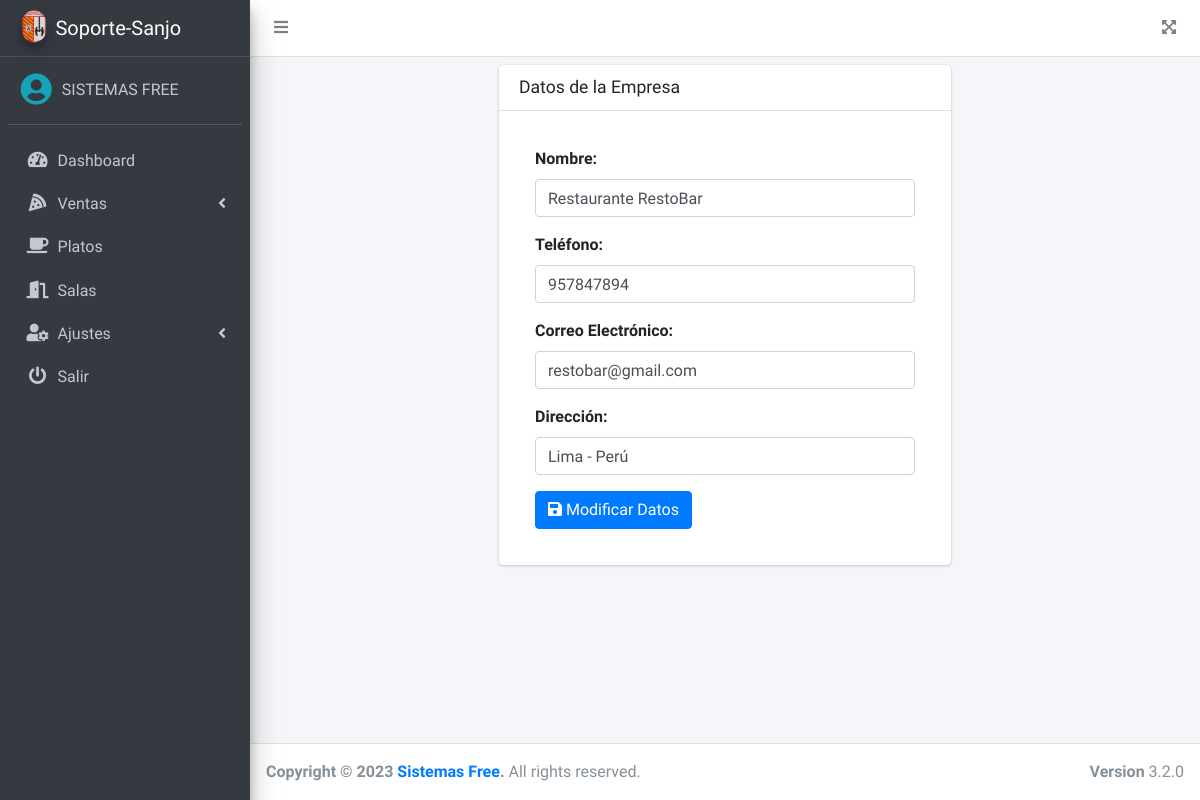
/config.php (signed in), run on an earlier commit of the app's database.
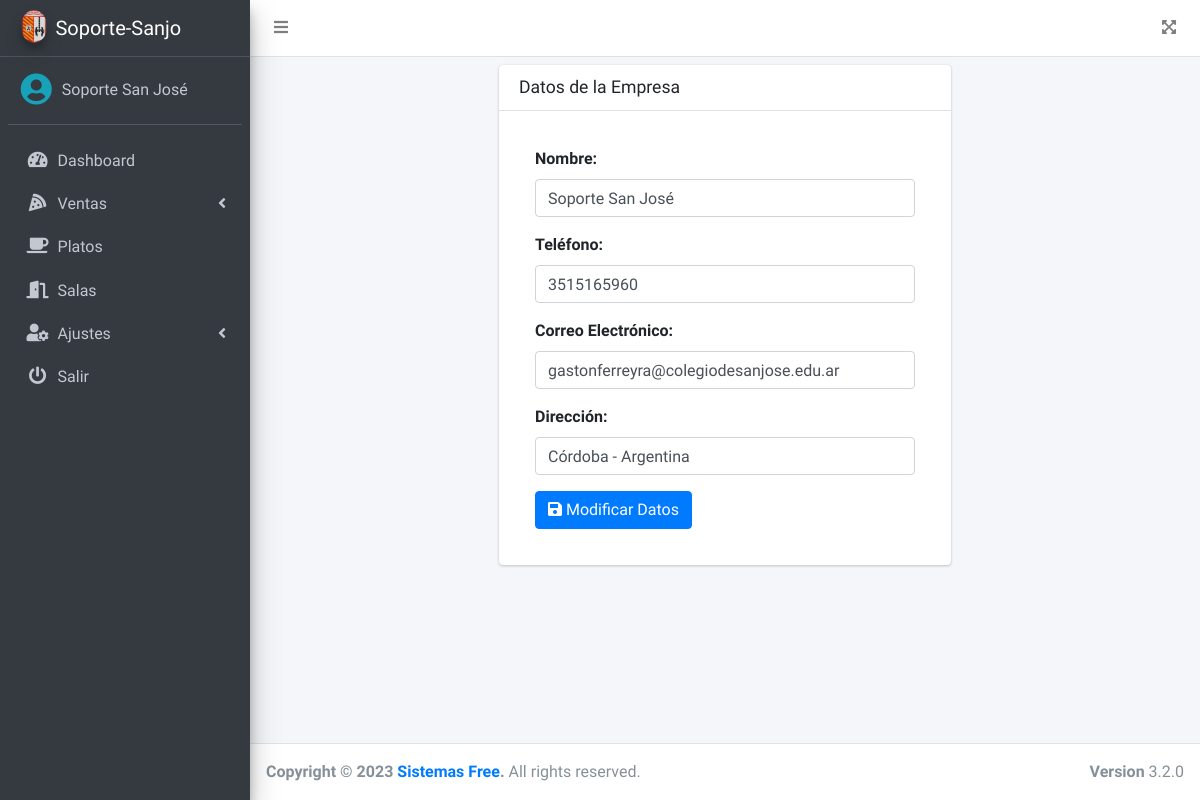
And on a later commit of the database.
### tables this page shows
CREATE TABLE `config` (
  `id` int(11) NOT NULL,
  `nombre` varchar(255) NOT NULL,
  `telefono` varchar(11) NOT NULL,
  `email` varchar(150) NOT NULL,
  `direccion` text NOT NULL,
  `mensaje` varchar(255) NOT NULL
);

### src/config.php (the view, shortened to what the changed rows need)
<?php
require_once "../conexion.php";
$query = mysqli_query($conexion, "SELECT * FROM config");
$data = mysqli_fetch_assoc($query);
include_once "includes/header.php";
?>
<div class="row">
    <div class="col-md-6 mx-auto">
        <div class="card">
            <div class="card-body">
                <form action="" method="post" class="p-3">
                    <div class="form-group">
                        <label>Nombre:</label>
                        <input type="text" name="nombre" class="form-control" value="<?php echo $data['nombre']; ?>" id="txtNombre" placeholder="Nombre de la Empresa" required class="form-control">
                    </div>
                    <div class="form-group">
                        <label>Teléfono:</label>
                        <input type="number" name="telefono" class="form-control" value="<?php echo $data['telefono']; ?>" id="txtTelEmpresa" placeholder="teléfono de la Empresa" required>
                    </div>
                    <div class="form-group">
                        <label>Correo Electrónico:</label>
                        <input type="email" name="email" class="form-control" value="<?php echo $data['email']; ?>" id="txtEmailEmpresa" placeholder="Correo de la Empresa" required>
                    </div>
                    <div class="form-group">
                        <label>Dirección:</label>
                        <input type="text" name="direccion" class="form-control" value="<?php echo $data['direccion']; ?>" id="txtDirEmpresa" placeholder="Dirreción de la Empresa" required>
                    </div>
                </form>
            </div>
        </div>
    </div>
</div>
<?php include_once "includes/footer.php"; ?>

### src/includes/header.php (shortened to what the changed rows need)
<!DOCTYPE html>
<html lang="en">
<head>
    <link rel="stylesheet" href="../assets/plugins/fontawesome-free/css/all.min.css">
    <link rel="stylesheet" href="https://code.ionicframework.com/ionicons/2.0.1/css/ionicons.min.css">
    <link rel="stylesheet" href="../assets/dist/css/adminlte.min.css">
    <link rel="stylesheet" href="../assets/plugins/datatables-bs4/css/dataTables.bootstrap4.min.css">
</head>
<body class="hold-transition sidebar-mini">
    <div class="wrapper">
        <aside class="main-sidebar sidebar-dark-primary elevation-4">
            <a href="dashboard.php" class="brand-link">
                <img src="../assets/img/logo.png" alt="AdminLTE Logo" class="brand-image img-circle elevation-3" style="opacity: .8">
                <span class="brand-text font-weight-light">Soporte-Sanjo</span>
            </a>
            <div class="sidebar">
                <div class="user-panel mt-3 pb-3 mb-3 d-flex">
                    <div class="info">
                        <a href="#" class="d-block"><?php echo $_SESSION['nombre']; ?></a>
                    </div>
                </div>
            </div>
        </aside>
        <div class="content-wrapper">
            <div class="content">
                <div class="container-fluid py-2">

What changed in the data, as far as the page shows it:
changed config: nombre "Restaurante RestoBar" → "Soporte San José"; telefono "957847894" → "3515165960"; email "restobar@gmail.com" → "gastonferreyra@colegiodesanjose.edu.ar"; direccion "Lima - Perú" → "Córdoba - Argentina"
Also different on the page:
$_SESSION['nombre']: "SISTEMAS FREE" → "Soporte San José"
